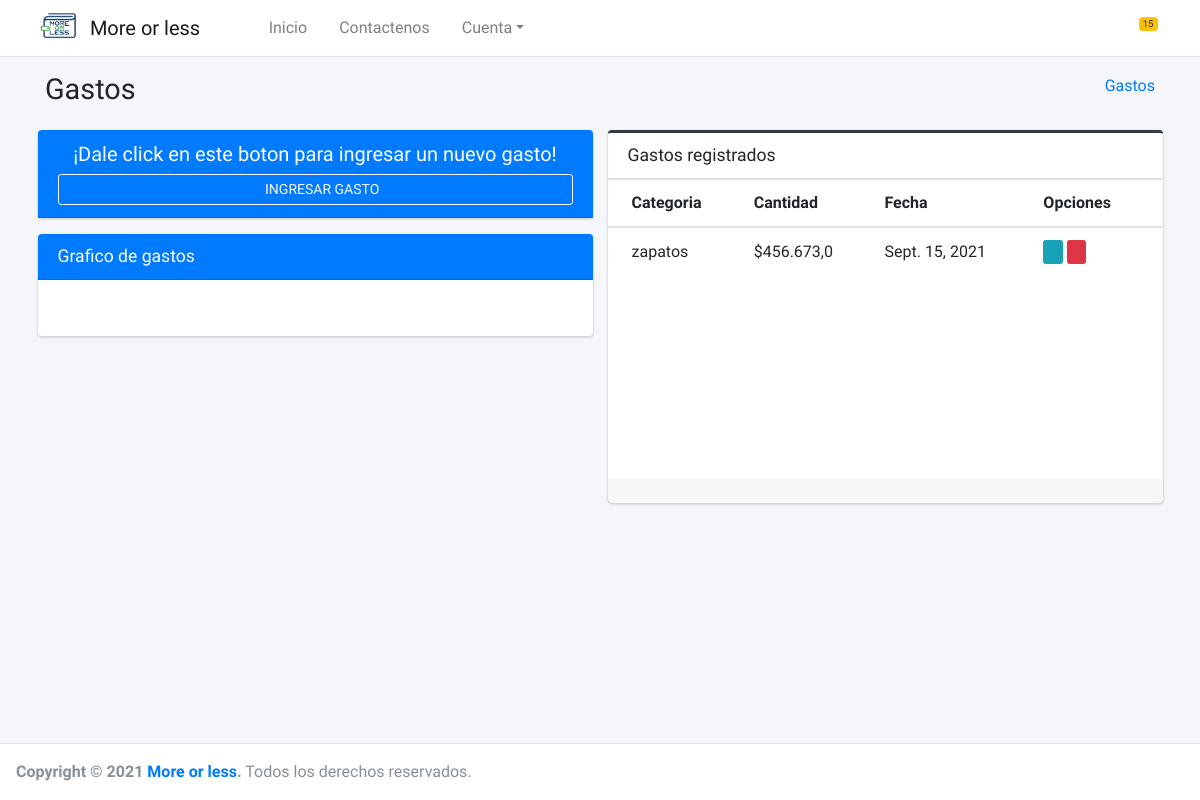
Page /gastos/ on the earlier database version.
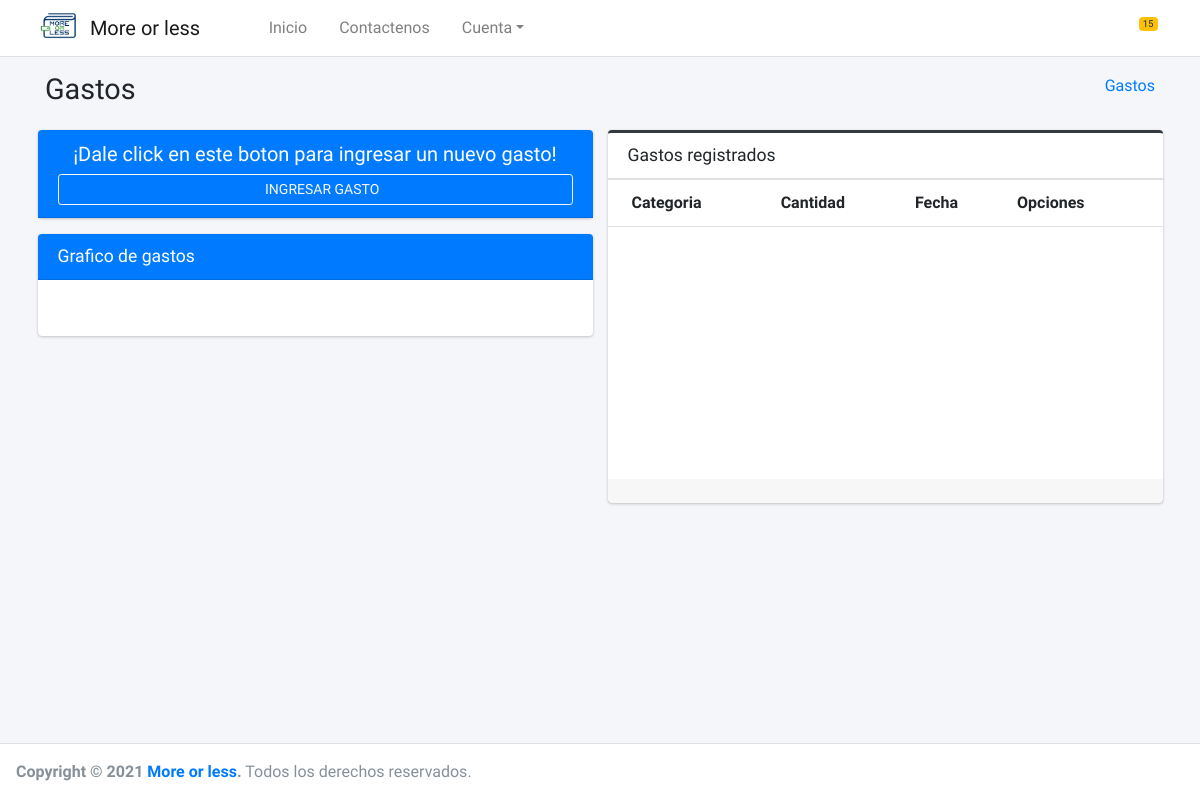
Same page on the later database version.
### core/gastos/models.py (models this page shows, shortened)
class Gastos(models.Model):
    date = models.DateField(auto_now=True, verbose_name='Fecha de registro')
    amount = models.FloatField('Monto', blank=True, default=None, null=True)
    category = models.ForeignKey(Categoria, blank=True, null=True, on_delete=models.CASCADE)
    class Meta:
        verbose_name = 'Gasto'
        verbose_name_plural = 'Gastos'
        db_table = 'gastos'
        ordering = ['id']

### core/categorias/models.py (models this page shows, shortened)
class Categoria(models.Model):
    category = models.CharField(max_length=50, verbose_name='Categoria')
    def __str__(self):
        return self.category
    class Meta:
        verbose_name = 'Categoria'
        verbose_name_plural = 'Categorias'
        db_table = 'categoria'
        ordering = ['id']

### core/gastos/views.py (the view, shortened to what this page needs)
# urls.py: path('gastos/', GastosListView.as_view(), name='gastos'),
class GastosListView(ListView):
    model = Gastos
    template_name = 'gastos.html'
    @method_decorator(csrf_exempt)
    def dispatch(self, request, *args, **kwargs):
        return super().dispatch(request, *args, **kwargs)
    def obtener_reporte_gastos_sem(self):
        year = datetime.now().year
        month = datetime.now().month
        data = []
        for w in range(1, 8):
            dict_data = Gastos.objects.filter(date__year=year, date__month=month, date__week_day=w).aggregate(
                Sum('amount', output_field=FloatField()))
            if (dict_data['amount__sum'] == None):
                data.append(0)
            else:
                data.append(float(dict_data['amount__sum']))
        return data
    def get_context_data(self, **kwargs):
        context = super().get_context_data(**kwargs)
        context['reporte_gastos_sem'] = self.obtener_reporte_gastos_sem()
        context['title'] = 'Gastos registrados'
        return context

### core/gastos/templates/gastos.html (shortened to what this page needs)
{% extends 'body.html' %}
{% load static %}
{% block content %}
    <div class="content-wrapper">
        <div class="content-header">
            <div class="container">
                <div class="container-fluid">
                    <div class="row mb-2">
                        <div class="col-sm-6">
                            <h1 class="m-0">Gastos</h1>
                        </div>
                        <div class="col-sm-6">
                            <ol class="breadcrumb float-sm-right">
                                <li class="breadcrumb-item"><a href="{% url 'add' %}">Gastos</a></li>
                            </ol>
                        </div>
                    </div>
                </div>
            </div>
        </div>
        <section class="content">
            <div class="container">
                <div class="row">
                    <div class="col-12 col-sm-12 col-lg-6">
                        <div class="card card-primary">
                            <div class="card-header">
                                <h5 class="text-center">¡Dale click en este boton para ingresar un nuevo gasto!</h5>
                                <a href="{% url 'add' %}">
                                    <button type="button" class="btn btn-outline-light btn-block btn-sm"><i
                                            class="fa fa-plus"></i> INGRESAR GASTO
                                    </button>
                                </a>
                            </div>
                        </div>
                        <div class="card card-primary">
                            <div class="card-header">
                                <h3 class="card-title">Grafico de gastos</h3>
                            </div>
                            <div class="card-body">
                            </div>
                        </div>
                    </div>
                    <div class="col-md-6">
                        {% include 'list_gastos.html' %}
                    </div>
                </div>
            </div>
        </section>
    </div>
{% endblock %}

### core/gastos/templates/list_gastos.html
{% extends 'list.html' %}
{% load humanize %}
{% block columns %}
    <tr>
        <th>Categoria</th>
        <th>Cantidad</th>
        <th>Fecha</th>
        <th>Opciones</th>
    </tr>
{% endblock %}
{% block rows %}
    {% for c in object_list %}
        <tr>
            <td>{{ c.category }}</td>
            <td>${{ c.amount|intcomma }}</td>
            <td>{{ c.date }}</td>
            <td>
                <a href="{% url 'editGast' c.id %}" class="btn btn-info btn-xs"><i class="fas fa-edit"></i>
                </a>
                <a href="{% url 'deleteGast' c.id %}" class="btn btn-danger btn-xs"><i
                        class="fas fa-trash-alt"></i>
                </a>
            </td>
        </tr>
    {% endfor %}
{% endblock %}

Differences in the rows shown:
removed Gastos: category "zapatos", amount "456.673,0", date "Sept. 15, 2021"
